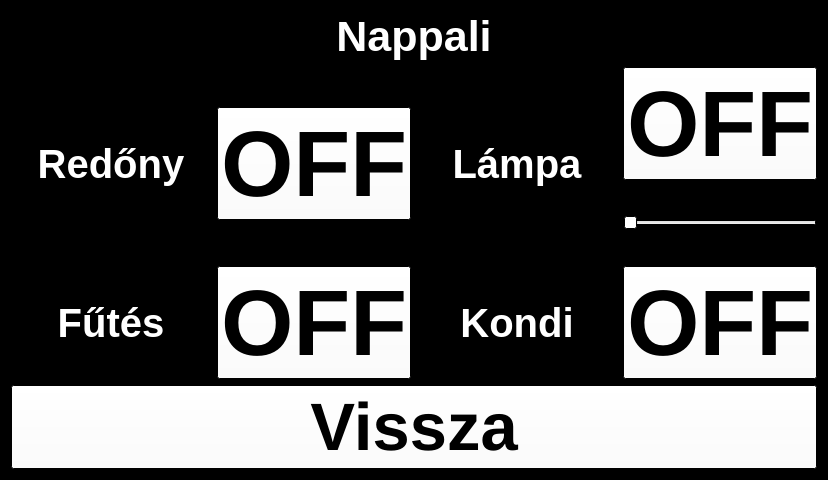
<?xml version="1.0" encoding="UTF-8"?>
<ui version="4.0">
 <class>Smarthome</class>
 <widget class="QDialog" name="Smarthome">
  <property name="enabled">
   <bool>true</bool>
  </property>
  <property name="geometry">
   <rect>
    <x>0</x>
    <y>0</y>
    <width>822</width>
    <height>480</height>
   </rect>
  </property>
  <property name="palette">
   <palette>
    <active>
     <colorrole role="WindowText">
      <brush brushstyle="SolidPattern">
       <color alpha="255">
        <red>255</red>
        <green>255</green>
        <blue>255</blue>
       </color>
      </brush>
     </colorrole>
     <colorrole role="Button">
      <brush brushstyle="SolidPattern">
       <color alpha="255">
        <red>255</red>
        <green>255</green>
        <blue>255</blue>
       </color>
      </brush>
     </colorrole>
     <colorrole role="Midlight">
      <brush brushstyle="SolidPattern">
       <color alpha="255">
        <red>255</red>
        <green>255</green>
        <blue>255</blue>
       </color>
      </brush>
     </colorrole>
     <colorrole role="Dark">
      <brush brushstyle="SolidPattern">
       <color alpha="255">
        <red>255</red>
        <green>255</green>
        <blue>255</blue>
       </color>
      </brush>
     </colorrole>
     <colorrole role="Mid">
      <brush brushstyle="SolidPattern">
       <color alpha="255">
        <red>255</red>
        <green>255</green>
        <blue>255</blue>
       </color>
      </brush>
     </colorrole>
     <colorrole role="Text">
      <brush brushstyle="SolidPattern">
       <color alpha="255">
        <red>0</red>
        <green>0</green>
        <blue>0</blue>
       </color>
      </brush>
     </colorrole>
     <colorrole role="ButtonText">
      <brush brushstyle="SolidPattern">
       <color alpha="255">
        <red>0</red>
        <green>0</green>
        <blue>0</blue>
       </color>
      </brush>
     </colorrole>
     <colorrole role="Base">
      <brush brushstyle="SolidPattern">
       <color alpha="255">
        <red>255</red>
        <green>255</green>
        <blue>255</blue>
       </color>
      </brush>
     </colorrole>
     <colorrole role="Window">
      <brush brushstyle="SolidPattern">
       <color alpha="255">
        <red>0</red>
        <green>0</green>
        <blue>0</blue>
       </color>
      </brush>
     </colorrole>
    </active>
    <inactive>
     <colorrole role="WindowText">
      <brush brushstyle="SolidPattern">
       <color alpha="255">
        <red>255</red>
        <green>255</green>
        <blue>255</blue>
       </color>
      </brush>
     </colorrole>
     <colorrole role="Button">
      <brush brushstyle="SolidPattern">
       <color alpha="255">
        <red>255</red>
        <green>255</green>
        <blue>255</blue>
       </color>
      </brush>
     </colorrole>
     <colorrole role="Midlight">
      <brush brushstyle="SolidPattern">
       <color alpha="255">
        <red>255</red>
        <green>255</green>
        <blue>255</blue>
       </color>
      </brush>
     </colorrole>
     <colorrole role="Dark">
      <brush brushstyle="SolidPattern">
       <color alpha="255">
        <red>255</red>
        <green>255</green>
        <blue>255</blue>
       </color>
      </brush>
     </colorrole>
     <colorrole role="Mid">
      <brush brushstyle="SolidPattern">
       <color alpha="255">
        <red>255</red>
        <green>255</green>
        <blue>255</blue>
       </color>
      </brush>
     </colorrole>
     <colorrole role="Text">
      <brush brushstyle="SolidPattern">
       <color alpha="255">
        <red>0</red>
        <green>0</green>
        <blue>0</blue>
       </color>
      </brush>
     </colorrole>
     <colorrole role="ButtonText">
      <brush brushstyle="SolidPattern">
       <color alpha="255">
        <red>0</red>
        <green>0</green>
        <blue>0</blue>
       </color>
      </brush>
     </colorrole>
     <colorrole role="Base">
      <brush brushstyle="SolidPattern">
       <color alpha="255">
        <red>255</red>
        <green>255</green>
        <blue>255</blue>
       </color>
      </brush>
     </colorrole>
     <colorrole role="Window">
      <brush brushstyle="SolidPattern">
       <color alpha="255">
        <red>0</red>
        <green>0</green>
        <blue>0</blue>
       </color>
      </brush>
     </colorrole>
    </inactive>
    <disabled>
     <colorrole role="WindowText">
      <brush brushstyle="SolidPattern">
       <color alpha="255">
        <red>255</red>
        <green>255</green>
        <blue>255</blue>
       </color>
      </brush>
     </colorrole>
     <colorrole role="Button">
      <brush brushstyle="SolidPattern">
       <color alpha="255">
        <red>255</red>
        <green>255</green>
        <blue>255</blue>
       </color>
      </brush>
     </colorrole>
     <colorrole role="Midlight">
      <brush brushstyle="SolidPattern">
       <color alpha="255">
        <red>255</red>
        <green>255</green>
        <blue>255</blue>
       </color>
      </brush>
     </colorrole>
     <colorrole role="Dark">
      <brush brushstyle="SolidPattern">
       <color alpha="255">
        <red>255</red>
        <green>255</green>
        <blue>255</blue>
       </color>
      </brush>
     </colorrole>
     <colorrole role="Mid">
      <brush brushstyle="SolidPattern">
       <color alpha="255">
        <red>255</red>
        <green>255</green>
        <blue>255</blue>
       </color>
      </brush>
     </colorrole>
     <colorrole role="Text">
      <brush brushstyle="SolidPattern">
       <color alpha="255">
        <red>255</red>
        <green>255</green>
        <blue>255</blue>
       </color>
      </brush>
     </colorrole>
     <colorrole role="ButtonText">
      <brush brushstyle="SolidPattern">
       <color alpha="255">
        <red>255</red>
        <green>255</green>
        <blue>255</blue>
       </color>
      </brush>
     </colorrole>
     <colorrole role="Base">
      <brush brushstyle="SolidPattern">
       <color alpha="255">
        <red>0</red>
        <green>0</green>
        <blue>0</blue>
       </color>
      </brush>
     </colorrole>
     <colorrole role="Window">
      <brush brushstyle="SolidPattern">
       <color alpha="255">
        <red>0</red>
        <green>0</green>
        <blue>0</blue>
       </color>
      </brush>
     </colorrole>
    </disabled>
   </palette>
  </property>
  <property name="cursor">
   <cursorShape>ArrowCursor</cursorShape>
  </property>
  <property name="windowTitle">
   <string>Smart Home</string>
  </property>
  <layout class="QVBoxLayout" name="verticalLayout">
   <item>
    <widget class="QLabel" name="label_2">
     <property name="sizePolicy">
      <sizepolicy hsizetype="Preferred" vsizetype="Maximum">
       <horstretch>0</horstretch>
       <verstretch>0</verstretch>
      </sizepolicy>
     </property>
     <property name="minimumSize">
      <size>
       <width>0</width>
       <height>50</height>
      </size>
     </property>
     <property name="font">
      <font>
       <pointsize>32</pointsize>
       <weight>75</weight>
       <bold>true</bold>
      </font>
     </property>
     <property name="layoutDirection">
      <enum>Qt::LeftToRight</enum>
     </property>
     <property name="text">
      <string>Nappali</string>
     </property>
     <property name="alignment">
      <set>Qt::AlignCenter</set>
     </property>
    </widget>
   </item>
   <item>
    <layout class="QHBoxLayout" name="horizontalLayout_5">
     <item>
      <layout class="QHBoxLayout" name="horizontalLayout">
       <item>
        <widget class="QLabel" name="label">
         <property name="minimumSize">
          <size>
           <width>200</width>
           <height>0</height>
          </size>
         </property>
         <property name="font">
          <font>
           <pointsize>30</pointsize>
           <weight>75</weight>
           <bold>true</bold>
          </font>
         </property>
         <property name="text">
          <string>Redőny</string>
         </property>
         <property name="alignment">
          <set>Qt::AlignCenter</set>
         </property>
        </widget>
       </item>
       <item>
        <layout class="QVBoxLayout" name="verticalLayout_2">
         <item>
          <widget class="QPushButton" name="redony">
           <property name="sizePolicy">
            <sizepolicy hsizetype="Fixed" vsizetype="Fixed">
             <horstretch>0</horstretch>
             <verstretch>0</verstretch>
            </sizepolicy>
           </property>
           <property name="font">
            <font>
             <pointsize>70</pointsize>
             <weight>75</weight>
             <bold>true</bold>
            </font>
           </property>
           <property name="text">
            <string>OFF</string>
           </property>
           <property name="autoDefault">
            <bool>false</bool>
           </property>
          </widget>
         </item>
        </layout>
       </item>
      </layout>
     </item>
     <item>
      <layout class="QHBoxLayout" name="horizontalLayout_2">
       <item>
        <widget class="QLabel" name="label_3">
         <property name="minimumSize">
          <size>
           <width>200</width>
           <height>0</height>
          </size>
         </property>
         <property name="font">
          <font>
           <pointsize>30</pointsize>
           <weight>75</weight>
           <bold>true</bold>
          </font>
         </property>
         <property name="text">
          <string>Lámpa</string>
         </property>
         <property name="alignment">
          <set>Qt::AlignCenter</set>
         </property>
        </widget>
       </item>
       <item>
        <layout class="QVBoxLayout" name="verticalLayout_3">
         <item>
          <widget class="QPushButton" name="lamp">
           <property name="sizePolicy">
            <sizepolicy hsizetype="Fixed" vsizetype="Fixed">
             <horstretch>0</horstretch>
             <verstretch>0</verstretch>
            </sizepolicy>
           </property>
           <property name="font">
            <font>
             <pointsize>70</pointsize>
             <weight>75</weight>
             <bold>true</bold>
            </font>
           </property>
           <property name="text">
            <string>OFF</string>
           </property>
           <property name="autoDefault">
            <bool>false</bool>
           </property>
          </widget>
         </item>
         <item>
          <widget class="QSlider" name="lampSlider_2">
           <property name="sizePolicy">
            <sizepolicy hsizetype="Expanding" vsizetype="Preferred">
             <horstretch>0</horstretch>
             <verstretch>0</verstretch>
            </sizepolicy>
           </property>
           <property name="maximum">
            <number>4</number>
           </property>
           <property name="pageStep">
            <number>51</number>
           </property>
           <property name="value">
            <number>0</number>
           </property>
           <property name="tracking">
            <bool>false</bool>
           </property>
           <property name="orientation">
            <enum>Qt::Horizontal</enum>
           </property>
           <property name="invertedAppearance">
            <bool>false</bool>
           </property>
           <property name="invertedControls">
            <bool>false</bool>
           </property>
           <property name="tickPosition">
            <enum>QSlider::TicksBothSides</enum>
           </property>
           <property name="tickInterval">
            <number>1</number>
           </property>
          </widget>
         </item>
        </layout>
       </item>
      </layout>
     </item>
    </layout>
   </item>
   <item>
    <layout class="QHBoxLayout" name="horizontalLayout_6">
     <item>
      <layout class="QHBoxLayout" name="horizontalLayout_7">
       <item>
        <widget class="QLabel" name="label_6">
         <property name="minimumSize">
          <size>
           <width>200</width>
           <height>0</height>
          </size>
         </property>
         <property name="font">
          <font>
           <pointsize>30</pointsize>
           <weight>75</weight>
           <bold>true</bold>
          </font>
         </property>
         <property name="text">
          <string>Fűtés</string>
         </property>
         <property name="alignment">
          <set>Qt::AlignCenter</set>
         </property>
        </widget>
       </item>
       <item>
        <layout class="QVBoxLayout" name="verticalLayout_6">
         <item>
          <widget class="QPushButton" name="fut">
           <property name="sizePolicy">
            <sizepolicy hsizetype="Fixed" vsizetype="Fixed">
             <horstretch>0</horstretch>
             <verstretch>0</verstretch>
            </sizepolicy>
           </property>
           <property name="font">
            <font>
             <pointsize>70</pointsize>
             <weight>75</weight>
             <bold>true</bold>
            </font>
           </property>
           <property name="text">
            <string>OFF</string>
           </property>
           <property name="autoDefault">
            <bool>false</bool>
           </property>
          </widget>
         </item>
        </layout>
       </item>
      </layout>
     </item>
     <item>
      <layout class="QHBoxLayout" name="horizontalLayout_8">
       <item>
        <widget class="QLabel" name="label_7">
         <property name="minimumSize">
          <size>
           <width>200</width>
           <height>0</height>
          </size>
         </property>
         <property name="font">
          <font>
           <pointsize>30</pointsize>
           <weight>75</weight>
           <bold>true</bold>
          </font>
         </property>
         <property name="text">
          <string>Kondi</string>
         </property>
         <property name="alignment">
          <set>Qt::AlignCenter</set>
         </property>
        </widget>
       </item>
       <item>
        <layout class="QVBoxLayout" name="verticalLayout_7">
         <item>
          <widget class="QPushButton" name="hut">
           <property name="sizePolicy">
            <sizepolicy hsizetype="Fixed" vsizetype="Fixed">
             <horstretch>0</horstretch>
             <verstretch>0</verstretch>
            </sizepolicy>
           </property>
           <property name="font">
            <font>
             <pointsize>70</pointsize>
             <weight>75</weight>
             <bold>true</bold>
            </font>
           </property>
           <property name="text">
            <string>OFF</string>
           </property>
           <property name="autoDefault">
            <bool>false</bool>
           </property>
          </widget>
         </item>
        </layout>
       </item>
      </layout>
     </item>
    </layout>
   </item>
   <item>
    <widget class="QPushButton" name="pushButton">
     <property name="sizePolicy">
      <sizepolicy hsizetype="Minimum" vsizetype="Maximum">
       <horstretch>0</horstretch>
       <verstretch>0</verstretch>
      </sizepolicy>
     </property>
     <property name="minimumSize">
      <size>
       <width>0</width>
       <height>0</height>
      </size>
     </property>
     <property name="font">
      <font>
       <pointsize>50</pointsize>
       <weight>75</weight>
       <bold>true</bold>
      </font>
     </property>
     <property name="text">
      <string>Vissza</string>
     </property>
     <property name="autoDefault">
      <bool>false</bool>
     </property>
    </widget>
   </item>
  </layout>
 </widget>
 <resources/>
 <connections/>
</ui>
